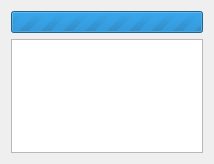
<?xml version="1.0" encoding="UTF-8"?>
<ui version="4.0">
 <class>SignPlayerRunPage</class>
 <widget class="QWizardPage" name="SignPlayerRunPage">
  <property name="geometry">
   <rect>
    <x>0</x>
    <y>0</y>
    <width>214</width>
    <height>164</height>
   </rect>
  </property>
  <property name="windowTitle">
   <string>WizardPage</string>
  </property>
  <layout class="QVBoxLayout" name="verticalLayout">
   <item>
    <widget class="QProgressBar" name="progress">
     <property name="maximum">
      <number>0</number>
     </property>
     <property name="value">
      <number>0</number>
     </property>
    </widget>
   </item>
   <item>
    <widget class="QPlainTextEdit" name="output">
     <property name="readOnly">
      <bool>true</bool>
     </property>
    </widget>
   </item>
  </layout>
 </widget>
 <resources/>
 <connections/>
</ui>
